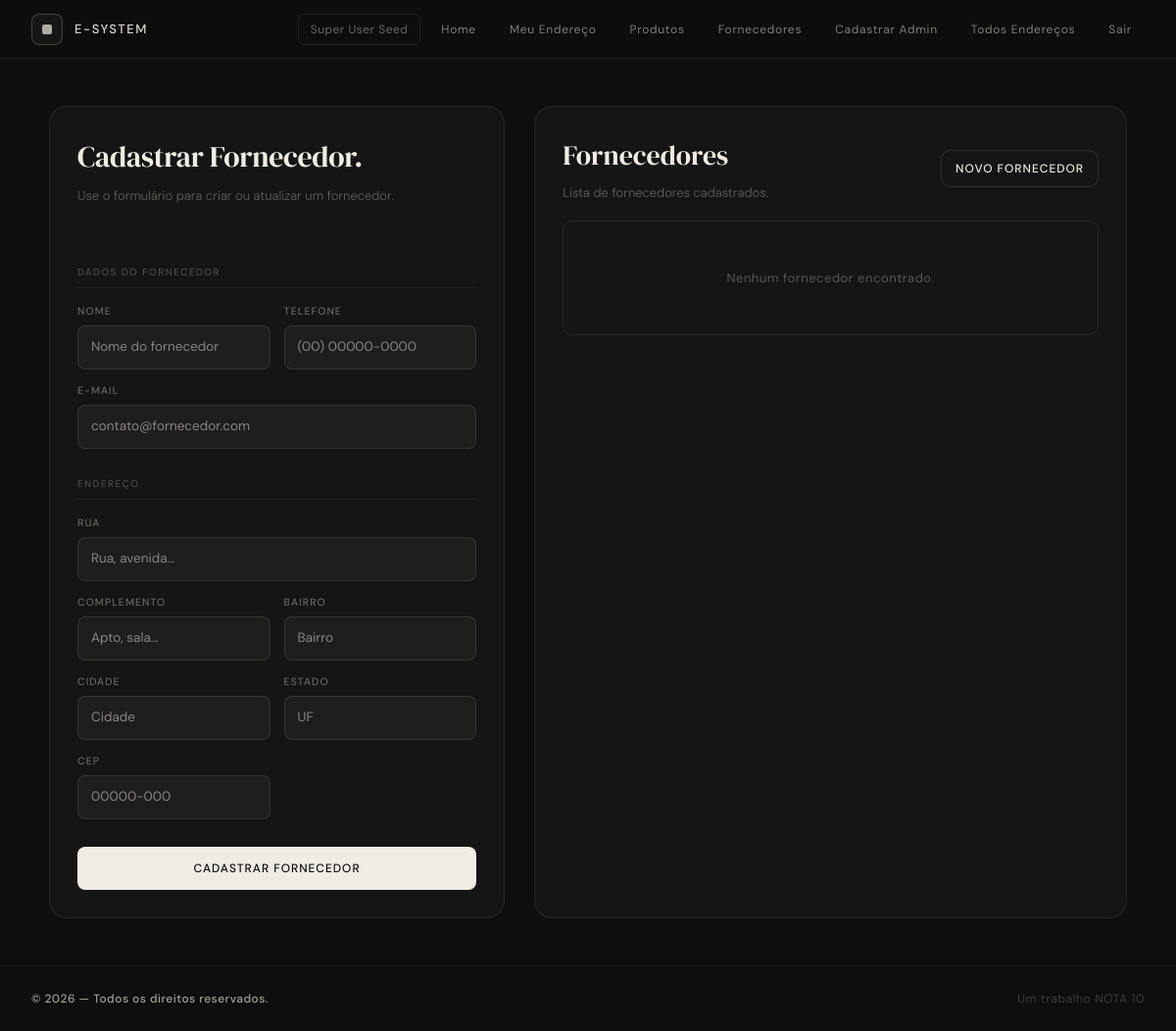
The app's page /suppliers.php (signed in), older data.
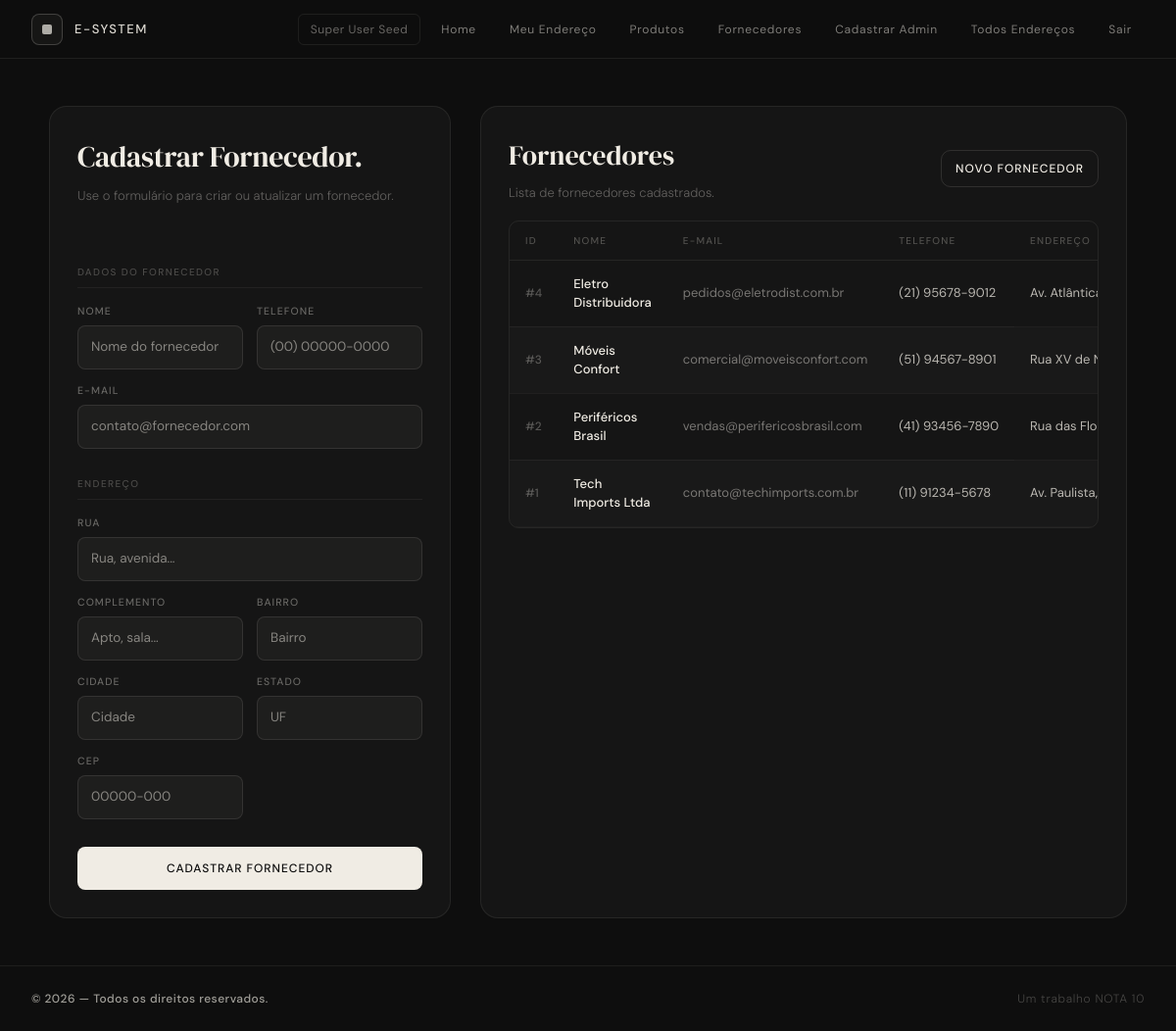
The same page, newer data.
### tables this page shows
CREATE TABLE IF NOT EXISTS suppliers(
    id INT AUTO_INCREMENT PRIMARY KEY,
    name VARCHAR(255) NOT NULL,
    phone VARCHAR(50) NOT NULL,
    email VARCHAR(255) NOT NULL UNIQUE,
    created_at TIMESTAMP DEFAULT CURRENT_TIMESTAMP,
    address_id INT,
    FOREIGN KEY (address_id) REFERENCES addresses(id)
);

CREATE TABLE IF NOT EXISTS addresses (
    id INT AUTO_INCREMENT PRIMARY KEY,
    street VARCHAR(255) NOT NULL,
    complement VARCHAR(255),
    city VARCHAR(100) NOT NULL,
    state VARCHAR(100) NOT NULL,
    neighborhood VARCHAR(100) NOT NULL,
    zip_code VARCHAR(20) NOT NULL
);

### src/services/SessionsService.php (called while the page is built, shortened)
<?php
class SessionManager {
    public function currentUser(): ?array {
        return $_SESSION['user'] ?? null;
    }
}

### src/connection/db.php (called while the page is built, shortened)
<?php
class Connection {
    private static $instance = null;
    private function __construct() {
        $host = 'db';
        $db = 'testdb';
        $user = 'root';
        $pass = 'root';
        try {
            $this->conn = new PDO("mysql:host=$host;dbname=$db", $user, $pass);
        } catch (PDOException $e) {
            die("Erro de conexão: " . $e->getMessage());
        }
    }
     public static function getInstance(): PDO {
        if (self::$instance === null) {
            $obj = new Connection();
            self::$instance = $obj->conn;
        }
        return self::$instance;
    }
}

### src/dao/SupplierDAO.php (called while the page is built, shortened)
<?php
require_once __DIR__ . '/../connection/db.php';
class SupplierDAO {
    private PDO $db;
    public function __construct() {
        $this->db = Connection::getInstance();
    }
    public function findAllWithAddress(): array {
        $stmt = $this->db->query(
            'SELECT s.*, a.street, a.complement, a.city, a.state, a.neighborhood, a.zip_code
             FROM suppliers s
             LEFT JOIN addresses a ON a.id = s.address_id
             ORDER BY s.id DESC'
        );
        return $stmt->fetchAll(PDO::FETCH_ASSOC);
    }
}

### src/suppliers.php (the view, shortened to what the changed rows need)
<?php
require_once 'services/SessionsService.php';
require_once 'dao/SupplierDAO.php';
$supplierDAO = new SupplierDAO();
$formData = [
    'supplier_id' => null,
    'name' => '',
    'phone' => '',
    'email' => '',
    'street' => '',
    'complement' => '',
    'neighborhood' => '',
    'city' => '',
    'state' => '',
    'zip_code' => '',
];
$suppliers = $supplierDAO->findAllWithAddress();
include 'partials/header.php';
?>
<main class="flex-grow flex justify-center px-6 py-12">
  <div style="width:100%;max-width:1100px">
    <div style="display:grid;grid-template-columns:1fr 1.3fr;gap:30px">
      <section style="border:1px solid rgba(240,236,228,0.08);border-radius:18px;padding:28px;background:rgba(255,255,255,0.03)">
        <h1 style="font-family:'DM Serif Display',serif;font-size:30px;font-weight:400;letter-spacing:-0.01em;margin:0 0 8px"><?= $formData['supplier_id'] ? 'Editar Fornecedor' : 'Cadastrar Fornecedor' ?>.</h1>
      </section>
      <section style="max-width: 660px; border:1px solid rgba(240,236,228,0.08);border-radius:18px;padding:28px;background:rgba(255,255,255,0.03)">
        <div style="display:flex;align-items:center;justify-content:space-between;gap:16px;margin-bottom:18px">
          <div>
            <h2 style="font-family:'DM Serif Display',serif;font-size:28px;font-weight:400;margin:0">Fornecedores</h2>
          </div>
          <a href="suppliers.php" style="font-size:12px;font-weight:500;letter-spacing:0.08em;text-transform:uppercase;color:#f0ece4;text-decoration:none;border:1px solid rgba(240,236,228,0.12);padding:9px 14px;border-radius:10px;">Novo fornecedor</a>
        </div>
        <?php if (empty($suppliers)): ?>
          <div style="border:1px solid rgba(240,236,228,0.08);border-radius:10px;padding:48px;text-align:center;font-size:13px;color:rgba(240,236,228,0.3);letter-spacing:0.04em">
            Nenhum fornecedor encontrado.
          </div>
        <?php else: ?>
          <div style="overflow-x:auto;border:1px solid rgba(240,236,228,0.08);border-radius:10px">
            <table style="width:100%;border-collapse:collapse;font-size:13px;color:#f0ece4">
              <thead>
                <tr style="border-bottom:1px solid rgba(240,236,228,0.08)">
                  <?php foreach (['ID','Nome','E-mail','Telefone','Endereço','Ações'] as $col): ?>
                    <th style="padding:12px 16px;text-align:left;font-size:10px;font-weight:500;letter-spacing:0.12em;text-transform:uppercase;color:rgba(240,236,228,0.28);white-space:nowrap">
                      <?= $col ?>
                    </th>
                  <?php endforeach ?>
                </tr>
              </thead>
              <tbody>
                <?php foreach ($suppliers as $i => $supplier):
                  $rowBg = $i % 2 === 0 ? 'transparent' : 'rgba(240,236,228,0.02)';
                  $address = htmlspecialchars(trim(implode(', ', array_filter([
                    $supplier['street'] ?? '',
                    $supplier['complement'] ?? '',
                    $supplier['neighborhood'] ?? '',
                    $supplier['city'] ?? '',
                    $supplier['state'] ?? '',
                    $supplier['zip_code'] ?? '',
                  ]))));
                ?>
                  <tr style="border-bottom:1px solid rgba(240,236,228,0.05);background:<?= $rowBg ?>;transition:background 0.15s"
                      onmouseover="this.style.background='rgba(240,236,228,0.05)'"
                      onmouseout="this.style.background='<?= $rowBg ?>'">
                    <td style="padding:14px 16px;color:rgba(240,236,228,0.3);font-size:12px;font-weight:500;white-space:nowrap">#<?= htmlspecialchars($supplier['id']) ?></td>
                    <td style="padding:14px 16px;color:#f0ece4;font-weight:500;"><?= htmlspecialchars($supplier['name']) ?></td>
                    <td style="padding:14px 16px;color:rgba(240,236,228,0.45);white-space:nowrap"><?= htmlspecialchars($supplier['email']) ?></td>
                    <td style="padding:14px 16px;color:rgba(240,236,228,0.75);white-space:nowrap"><?= htmlspecialchars($supplier['phone']) ?></td>
                    <td style="padding:14px 16px;color:rgba(240,236,228,0.75);max-width:260px;white-space:nowrap;overflow:hidden;text-overflow:ellipsis;"><?= $address ?></td>
                  </tr>
                <?php endforeach ?>
              </tbody>
            </table>
          </div>
        <?php endif ?>
      </section>
    </div>
  </div>
</main>
<?php include 'partials/footer.php';

### src/partials/header.php (shortened to what the changed rows need)
<?php
require_once __DIR__ . '/../services/SessionsService.php';
$session = new SessionManager();
$user = $session->currentUser();
?>
<!DOCTYPE html>
<html lang="pt-BR">
<head>
  <script src="https://cdn.jsdelivr.net/npm/@tailwindcss/browser@4"></script>
</head>
<body class="min-h-screen flex flex-col">
<header style="border-bottom:1px solid rgba(240,236,228,0.08); background:rgba(14,14,14,0.97); height:60px;"
        class="sticky top-0 z-50 flex items-center justify-between px-8">
  <nav class="flex items-center gap-2">
    <?php if ($user): ?>
      <span style="font-size:12px;color:rgba(240,236,228,0.4);padding:6px 12px;border:1px solid rgba(240,236,228,0.08);border-radius:6px;letter-spacing:0.04em">
        <?= htmlspecialchars($user['name']) ?>
      </span>
      <?php
      $links = [['index.php','Home'],['address.php','Meu Endereço']];
      if ($session->hasRole(['superuser', 'admin'])):
        $links[] = ['products.php','Produtos'];
        $links[] = ['suppliers.php','Fornecedores'];
      endif;
      if ($session->hasRole(['superuser'])):
        $links[] = ['create_admin.php','Cadastrar Admin'];
        $links[] = ['addresses.php','Todos Endereços'];
      endif;
      $links[] = ['logout.php','Sair'];
      foreach ($links as [$href, $label]):
      ?>
        <a href="<?= $href ?>" style="font-size:12px;font-weight:400;letter-spacing:0.06em;color:rgba(240,236,228,0.5);text-decoration:none;padding:6px 12px;border-radius:6px;border:1px solid transparent;transition:all 0.2s;"
           onmouseover="this.style.color='#f0ece4';this.style.borderColor='rgba(240,236,228,0.12)';this.style.background='rgba(240,236,228,0.04)'"
           onmouseout="this.style.color='rgba(240,236,228,0.5)';this.style.borderColor='transparent';this.style.background='transparent'">
          <?= $label ?>
        </a>
      <?php endforeach ?>
    <?php else: ?>
      <a href="login.php"    style="...mesmo estilo...">Entrar</a>
      <a href="register.php" style="...mesmo estilo...">Cadastrar</a>
    <?php endif ?>
  </nav>
</header>

Row changes from the older to the newer data that the page shows:
added suppliers: id "4", name "Eletro Distribuidora", email "pedidos@eletrodist.com.br", phone "(21) 95678-9012", address.zip_code "Av. Atlântica, 500, Copacabana, Rio…"
added suppliers: id "3", name "Móveis Confort", email "comercial@moveisconfort.com", phone "(51) 94567-8901", address.zip_code "Rua XV de Novembro, 300, Loja 3, C…"
added suppliers: id "2", name "Periféricos Brasil", email "vendas@perifericosbrasil.com", phone "(41) 93456-7890", address.zip_code "Rua das Flores, 200, Centro, Curitiba…"
added suppliers: id "1", name "Tech Imports Ltda", email "contato@techimports.com.br", phone "(11) 91234-5678", address.zip_code "Av. Paulista, 1000, Sala 52, Bela Vista,…"
Text that changed along with them:
new list line: "ID"
new list line: "NOME"
new list line: "E-MAIL"
new list line: "TELEFONE"
new list line: "ENDEREÇO"
text no longer shown: "Nenhum fornecedor encontrado."
